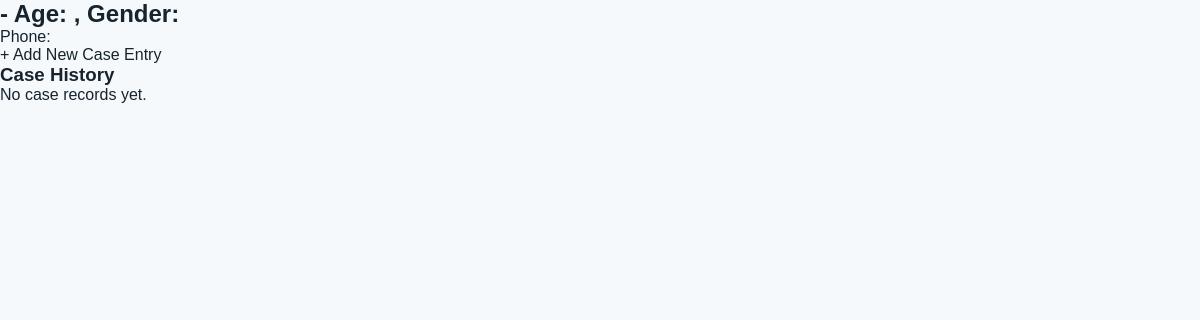
Page /view_record/8 on the earlier database version.
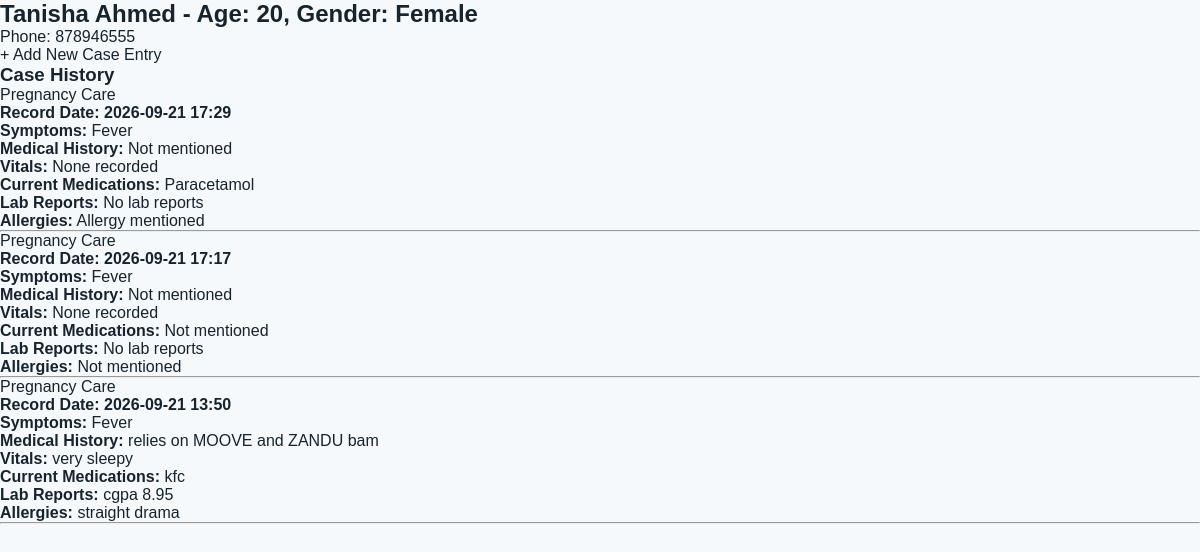
Same page on the later database version.
### tables this page shows
CREATE TABLE patients(id INTEGER PRIMARY KEY AUTOINCREMENT,
    name TEXT NOT NULL,
    age INTEGER,
    gender TEXT,phone TEXT,
    created_at TEXT);

CREATE TABLE case_records(id INTEGER PRIMARY KEY AUTOINCREMENT,
      patient_id INTEGER NOT NULL,
      symptoms TEXT,
    medical_history TEXT,
    vitals TEXT, medications TEXT,
    allergies TEXT,
      created_at TEXT, lab_reports TEXT, doctor_id INTEGER, duration TEXT, original_transcript TEXT, english_translation TEXT, status TEXT DEFAULT 'SUBMITTED',
      FOREIGN KEY(patient_id) REFERENCES patients(id));

### app.py (the view)
@app.route("/view_record/<int:patient_id>")
def view_record(patient_id):
    conn = get_db()
    patient = conn.execute(
        """
        SELECT * FROM patients
        WHERE id = ?
        """,
        (patient_id,)
    ).fetchone()
    records = conn.execute(
        """
        SELECT * FROM case_records
        WHERE patient_id = ?
        ORDER BY created_at DESC
        """,
        (patient_id,)
    ).fetchall()
    conn.close()
    summaries = []
    for record in records:
        summary = (
            f"Patient reported: {record['symptoms']}. "
            f"Medical history: {record['medical_history'] or 'None reported'}. "
            f"Vitals: {record['vitals'] or 'None recorded'}. "
            f"Current medications: {record['medications'] or 'None'}. "
            f"Allergies: {record['allergies'] or 'None known'}."
        )
        summaries.append(summary)
    return render_template(
        "view_record.html",
        patient=patient,
        records=records,
        summaries=summaries
    )

### app.py (called while the page is built)
def get_db():
    conn = sqlite3.connect(DB_PATH)
    conn.row_factory = sqlite3.Row
    return conn

### templates/view_record.html (shortened to what this page needs)
<!DOCTYPE html>
<html>
<head>
    <link rel="stylesheet" href="/static/style.css" </head>
<body>
    <h2>{{ patient['name'] }} - Age: {{ patient['age'] }}, Gender: {{ patient['gender'] }}</h2>
    <p>Phone: {{ patient['phone'] }}</p>
    <a href="/case_form/{{ patient['id'] }}">+ Add New Case Entry</a>
    <h3>Case History</h3>
    {% if records|length == 0 %}
    <p>No case records yet.</p>
    {% else %}
    {% for record in records %}
    <div class="record">
        <a href="/pregnancy_register">
            Pregnancy Care
        </a>
        <h4>Record Date: {{ record['created_at'] }}</h4>
        <p>
            <strong>Symptoms:</strong>
            {{ record['symptoms'] or 'None reported' }}
        </p>
        <p>
            <strong>Medical History:</strong>
            {{ record['medical_history'] or 'None reported' }}
        </p>
        <p>
            <strong>Vitals:</strong>
            {{ record['vitals'] or 'None recorded' }}
        </p>
        <p>
            <strong>Current Medications:</strong>
            {{ record['medications'] or 'None' }}
        </p>
        <p>
            <strong>Lab Reports:</strong>
            {{ record['lab_reports'] or 'No lab reports' }}
        </p>
        <p>
            <strong>Allergies:</strong>
            {{ record['allergies'] or 'None known' }}
        </p>
    </div>
    <hr>
    {% endfor %}
    {% endif %}
</body>
</html>

### static/style.css (style rules this page uses)
* { margin: 0; padding: 0; box-sizing: border-box; text-decoration: none; }
body { font-family: Arial, sans-serif; background-color: #f5f9fb; color: #17232d; }
a { color: inherit; }

Differences in the rows shown:
added patients: name "Tanisha Ahmed", age "20", gender "Female", phone "878946555"
added case_records: created_at "2026-09-21 17:29", symptoms "Fever", medical_history "Not mentioned", vitals "None recorded", medications "Paracetamol", record "No lab reports", allergies "Allergy mentioned"
added case_records: created_at "2026-09-21 17:17", symptoms "Fever", medical_history "Not mentioned", vitals "None recorded", medications "Not mentioned", record "No lab reports", allergies "Not mentioned"
added case_records: created_at "2026-09-21 13:50", symptoms "Fever", medical_history "relies on MOOVE and ZANDU bam", vitals "very sleepy", medications "kfc", lab_reports "cgpa 8.95", allergies "straight drama"
Other differences:
text no longer shown: "No case records yet."
